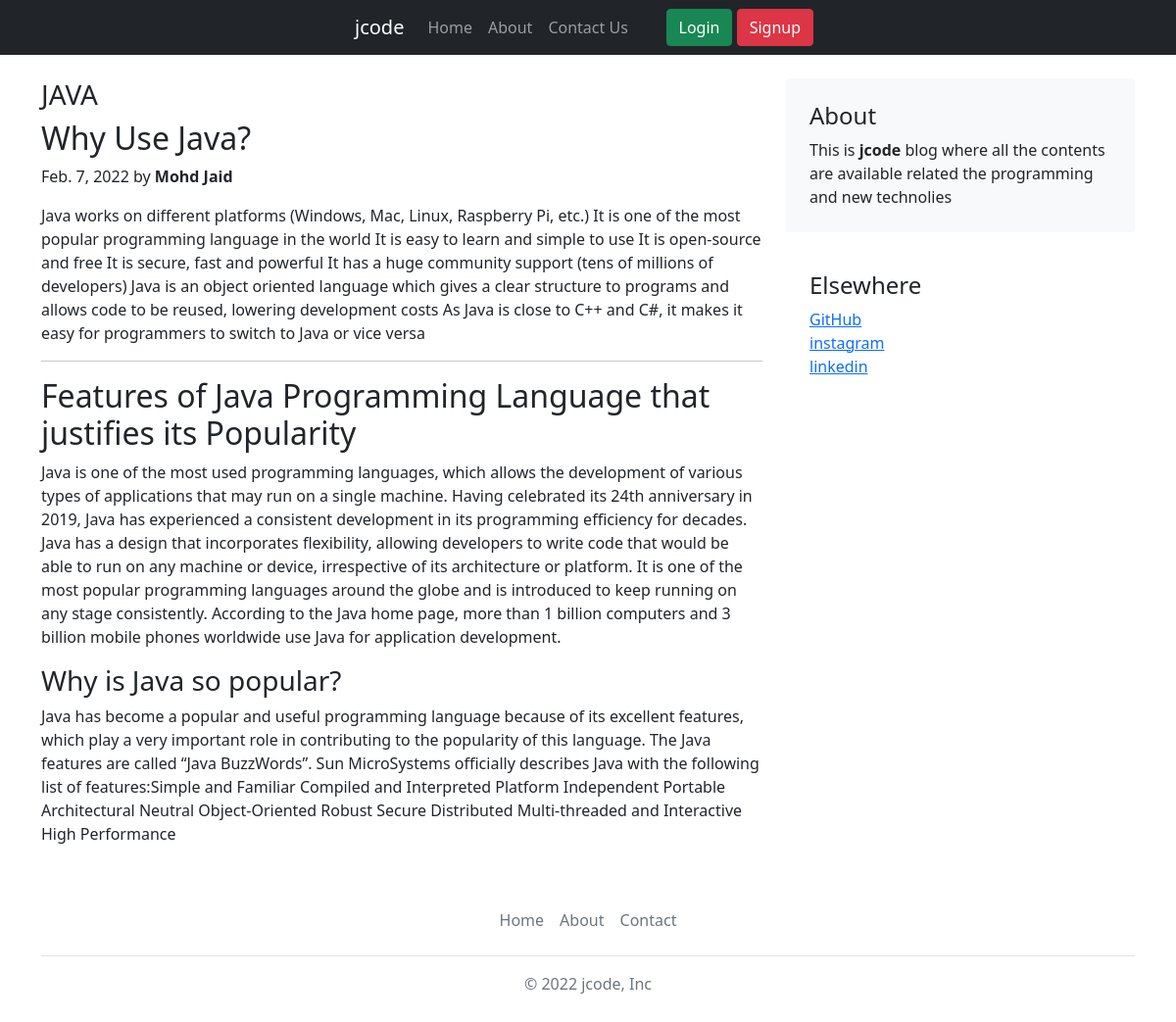
Page /blog/post/2 on the committed database.
### blog/models.py (models this page shows)
class Post(models.Model):
    post_id = models.AutoField(primary_key=True)
    title = models.CharField(max_length=50)
    about = models.CharField(max_length=5000, default='')
    heading0 = models.CharField(max_length=500, default='')
    cheading0 = models.CharField(max_length=5000, default='')
    heading1 = models.CharField(max_length=500, default='')
    cheading1 = models.CharField(max_length=5000, default='')
    heading2 = models.CharField(max_length=500, default='')
    cheading2 = models.CharField(max_length=5000, default='')
    pub_date= models.DateField()
    thumbnail = models.ImageField(upload_to='blog/images', default="")
    def __str__(self):
        return self.title

### blog/views.py (the view)
# urls.py: path("post/<int:id>",views.post,name="post"),
def post(request,id):
    post = Post.objects.filter(post_id=id)[0]
    print(post)
    return render(request,'blog/post.html',{'post':post})

### blog/templates/blog/post.html (shortened to what this page needs)
{% extends 'blog/basic.html' %}
{% load static %}
{% block body %}
<div class="container">
    <div class="row mt-4">
        <div class="col-md-8 blog-main">
            <h3 class="font-italic ">
                {{post.title}}
            </h3>
            <div class="blog-post">
                <h2 class="blog-post-title">{{post.heading0}}</h2>
                <p class="blog-post-meta">{{post.pub_date}} by <strong>Mohd Jaid</strong></p>
                <p>{{post.cheading0}}</p>
                <hr>
                <h2>{{post.heading1}}</h2>
                <p>{{post.cheading1}}</p>
                <h3>{{post.heading2}}</h3>
                <p>{{post.cheading2}}</p>
            </div>
        </div>
        <aside class="col-md-4 blog-sidebar">
            <div class="p-4 mb-3 bg-light rounded">
                <h4 class="font-italic">About</h4>
                <p class="mb-0">This is <strong>jcode </strong>blog where all the contents are available related the programming and new technolies</p>
            </div>
            <div class="p-4">
                <h4 class="font-italic">Elsewhere</h4>
                <ol class="list-unstyled">
                    <li><a href="https://github.com/mohdjaid">GitHub</a></li>
                    <li><a href="https://instagram.com/mohd_jaidu?utm_medium=copy_link">instagram</a></li>
                    <li><a href="https://www.linkedin.com/in/mohd-jaid-7754b7224">linkedin</a></li>
                </ol>
            </div>
        </aside>
    </div>
</div>
{% endblock %}

### rows in the picture
Post: title "JAVA", heading0 "Why Use Java?", pub_date "Feb. 7, 2022", cheading0 "Java works on different platforms (Windows, Mac, Linux, Raspberry Pi, etc.) It is one of the most popular programming language in the world It is easy to learn and simple to use It is open-source and free It is secure, fast and powerful It has a huge community support (tens of millions of developers) Java is an object oriented language which gives a clear structure to programs and allows code to be reused, lowering development costs As Java is close to C++ and C#, it makes it easy for programmers to switch to Java or vice versa", heading1 "Features of Java Programming Language that justifies its Popularity", cheading1 "Java is one of the most used programming languages, which allows the development of various types of applications that may run on a single machine. Having celebrated its 24th anniversary in 2019, Java has experienced a consistent development in its programming efficiency for decades. Java has a design that incorporates flexibility, allowing developers to write code that would be able to run on any machine or device, irrespective of its architecture or platform. It is one of the most popular programming languages around the globe and is introduced to keep running on any stage consistently. According to the Java home page, more than 1 billion computers and 3 billion mobile phones worldwide…", heading2 "Why is Java so popular?", cheading2 "Java has become a popular and useful programming language because of its excellent features, which play a very important role in contributing to the popularity of this language. The Java features are called “Java BuzzWords”. Sun MicroSystems officially describes Java with the following list of features:Simple and Familiar Compiled and Interpreted Platform Independent Portable Architectural Neutral Object-Oriented Robust Secure Distributed Multi-threaded and Interactive High Performance"
